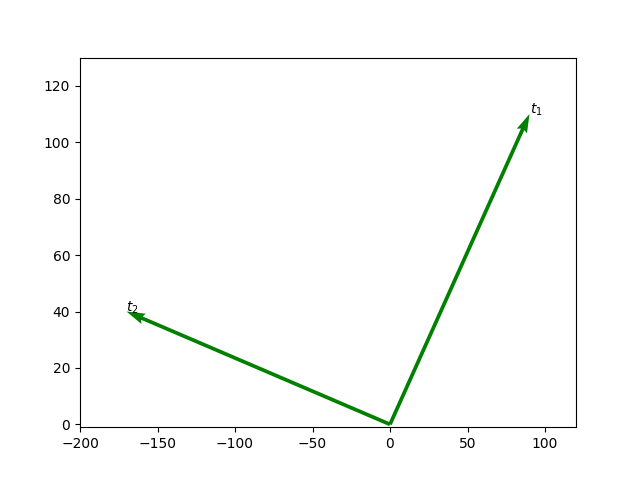

Recreate this plot in Python.
import numpy as np
import matplotlib.pyplot as plt

vvec = np.array([[0, 0, 90, 110], [0, 0, -170, 40]])
vx1, vy1, vx2, vy2 = zip(*vvec)
plt.figure()
ax = plt.gca()
ax.quiver(vx1, vy1, vx2, vy2, angles='xy', scale_units='xy', scale=1, color='g')
ax.set_xlim([-200, 120])
ax.set_ylim([-1, 130])
plt.draw()
plt.scatter([vx2[0], vy2[0]], [vx2[1], vx2[1]], color='black')

plt.annotate(r'$t_1$', [vx2[0], vy2[0]])
plt.annotate(r'$t_2$', [vx2[1], vy2[1]])

plt.savefig('3_05')
plt.show()

